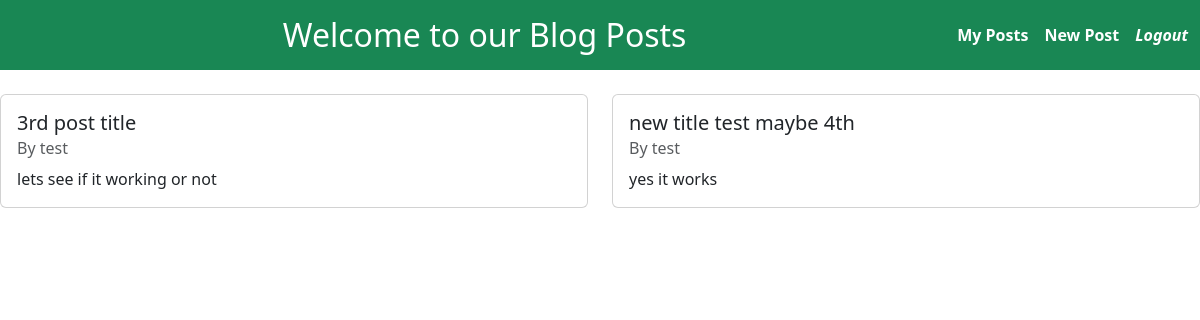
The app's page /mypost (signed in) with its own data.
### blogapp/models.py (models this page shows, shortened)
class BlogPost(models.Model):
    title = models.CharField(max_length=250)
    desc = models.TextField()
    author = models.ForeignKey(User, on_delete=models.CASCADE)

### blogapp/views.py (the view)
# urls.py: path('mypost',views.mypost,name='mypost'),
@login_required
def mypost(request):
    myposts = BlogPost.objects.filter(author=request.user)
    context = {
        'posts' : myposts
    }
    return render(request,'myposts.html',context)

### templates/myposts.html (shortened to what this page needs)
<!DOCTYPE html>
<html lang="en">
<head>
    <link href="https://cdn.jsdelivr.net/npm/bootstrap@5.3.0/dist/css/bootstrap.min.css" rel="stylesheet">
</head>
<body>
    <div class="pos-f-t">
        <nav class="navbar navbar-dark bg-success">
            <div class="container-fluid d-flex justify-content-between align-items-center py-2">
                <h2 class="text-white text-center mb-0">Welcome to our Blog Posts</h2>
                <div class="d-flex gap-3">
                    <a class="text-white text-decoration-none fw-semibold" href="{% url 'mypost' %}">My Posts</a>
                    <a class="text-white text-decoration-none fw-semibold" href="{% url 'createpost' %}">New Post</a>
                    <a class="text-white text-decoration-none fw-semibold" href="{% url 'logout_view' %}"><i
                            class="bi bi-box-arrow-right">Logout</i></a>
                </div>
            </div>
        </nav>
    </div>
    <div class="row mt-4">
        {% for post in posts %}
        <div class="col-sm-6">
            <div class="card mb-3">
                <div class="card-body">
                    <h5 class="card-title">{{post.title}}</h5>
                    <h6 class="card-subtitle mb-2 text-muted">By {{post.author}}</h6>
                    <p class="card-text">{{post.desc}}</p>
                </div>
            </div>
        </div>
        {% endfor %}
    </div>
</body>
</html>

### records on screen
BlogPost: title "3rd post title", author "test", desc "lets see if it working or not"
BlogPost: title "new title test maybe 4th", author "test", desc "yes it works"
